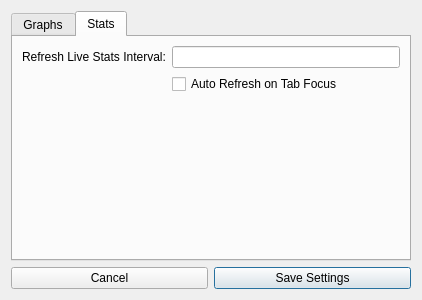
<ui version="4.0" >
 <class>PrefWindow</class>
 <widget class="QDialog" name="PrefWindow" >
  <property name="geometry" >
   <rect>
    <x>0</x>
    <y>0</y>
    <width>422</width>
    <height>300</height>
   </rect>
  </property>
  <property name="windowTitle" >
   <string>Preferences</string>
  </property>
  <layout class="QVBoxLayout" name="verticalLayout" >
   <item>
    <widget class="QTabWidget" name="tbMain" >
     <property name="currentIndex" >
      <number>1</number>
     </property>
     <widget class="QWidget" name="GraphTab" >
      <attribute name="title" >
       <string>Graphs</string>
      </attribute>
      <layout class="QHBoxLayout" name="horizontalLayout" >
       <item>
        <layout class="QVBoxLayout" name="verticalLayout_2" >
         <item>
          <widget class="QLabel" name="lblPieGraphColors" >
           <property name="text" >
            <string>Pie Graph Colors:</string>
           </property>
          </widget>
         </item>
         <item>
          <widget class="QTextEdit" name="txtPieColors" >
           <property name="html" >
            <string>&lt;!DOCTYPE HTML PUBLIC "-//W3C//DTD HTML 4.0//EN" "http://www.w3.org/TR/REC-html40/strict.dtd">
&lt;html>&lt;head>&lt;meta name="qrichtext" content="1" />&lt;style type="text/css">
p, li { white-space: pre-wrap; }
&lt;/style>&lt;/head>&lt;body style=" font-family:'Sans Serif'; font-size:9pt; font-weight:400; font-style:normal;">
&lt;p style="-qt-paragraph-type:empty; margin-top:0px; margin-bottom:0px; margin-left:0px; margin-right:0px; -qt-block-indent:0; text-indent:0px;">&lt;/p>&lt;/body>&lt;/html></string>
           </property>
          </widget>
         </item>
        </layout>
       </item>
       <item>
        <layout class="QVBoxLayout" name="verticalLayout_3" >
         <item>
          <widget class="QLabel" name="lblHitMissesColor" >
           <property name="text" >
            <string>Hit &amp; Misses Color:</string>
           </property>
          </widget>
         </item>
         <item>
          <widget class="QLineEdit" name="txtHitMissesColor" >
           <property name="minimumSize" >
            <size>
             <width>100</width>
             <height>0</height>
            </size>
           </property>
          </widget>
         </item>
         <item>
          <widget class="QLabel" name="lblGetsSetsColor" >
           <property name="text" >
            <string>Gets &amp; Sets Color:</string>
           </property>
          </widget>
         </item>
         <item>
          <widget class="QLineEdit" name="txtGetsSetsColor" >
           <property name="minimumSize" >
            <size>
             <width>100</width>
             <height>0</height>
            </size>
           </property>
          </widget>
         </item>
         <item>
          <spacer name="verticalSpacer" >
           <property name="orientation" >
            <enum>Qt::Vertical</enum>
           </property>
           <property name="sizeHint" stdset="0" >
            <size>
             <width>20</width>
             <height>40</height>
            </size>
           </property>
          </spacer>
         </item>
        </layout>
       </item>
      </layout>
     </widget>
     <widget class="QWidget" name="StatsTB" >
      <attribute name="title" >
       <string>Stats</string>
      </attribute>
      <layout class="QVBoxLayout" name="verticalLayout_4" >
       <item>
        <layout class="QGridLayout" name="gridLayout" >
         <item row="0" column="0" >
          <widget class="QLabel" name="lblRefreshLiveInterval" >
           <property name="text" >
            <string>Refresh Live Stats Interval:</string>
           </property>
          </widget>
         </item>
         <item row="0" column="1" >
          <widget class="QLineEdit" name="txtRefreshLiveStats" />
         </item>
         <item row="1" column="1" >
          <widget class="QCheckBox" name="cbAutoRefresh" >
           <property name="text" >
            <string>Auto Refresh on Tab Focus</string>
           </property>
          </widget>
         </item>
        </layout>
       </item>
       <item>
        <spacer name="verticalSpacer_2" >
         <property name="orientation" >
          <enum>Qt::Vertical</enum>
         </property>
         <property name="sizeHint" stdset="0" >
          <size>
           <width>20</width>
           <height>40</height>
          </size>
         </property>
        </spacer>
       </item>
      </layout>
     </widget>
    </widget>
   </item>
   <item>
    <layout class="QHBoxLayout" name="horizontalLayout_2" >
     <item>
      <widget class="QPushButton" name="btnCancel" >
       <property name="text" >
        <string>Cancel</string>
       </property>
      </widget>
     </item>
     <item>
      <widget class="QPushButton" name="btnSave" >
       <property name="text" >
        <string>Save Settings</string>
       </property>
       <property name="default" >
        <bool>true</bool>
       </property>
      </widget>
     </item>
    </layout>
   </item>
  </layout>
 </widget>
 <resources/>
 <connections>
  <connection>
   <sender>btnCancel</sender>
   <signal>clicked()</signal>
   <receiver>PrefWindow</receiver>
   <slot>close()</slot>
   <hints>
    <hint type="sourcelabel" >
     <x>108</x>
     <y>275</y>
    </hint>
    <hint type="destinationlabel" >
     <x>210</x>
     <y>149</y>
    </hint>
   </hints>
  </connection>
 </connections>
</ui>
